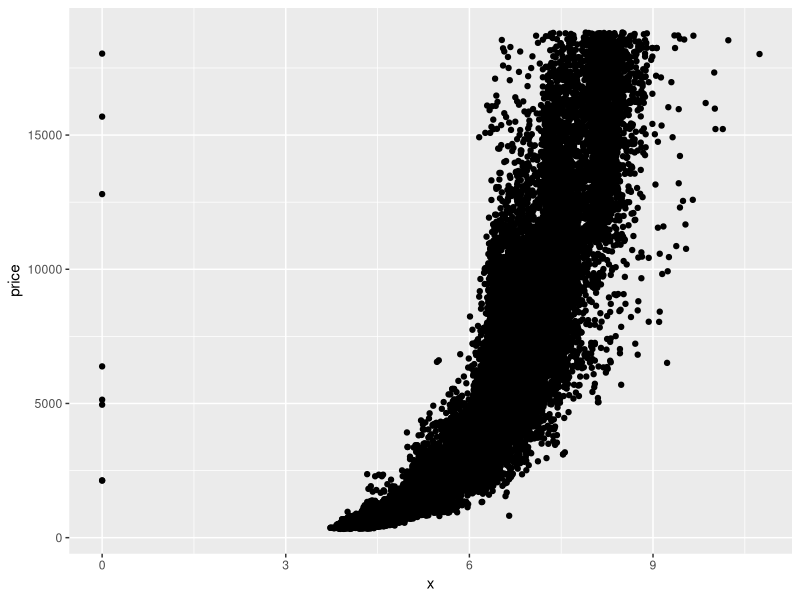
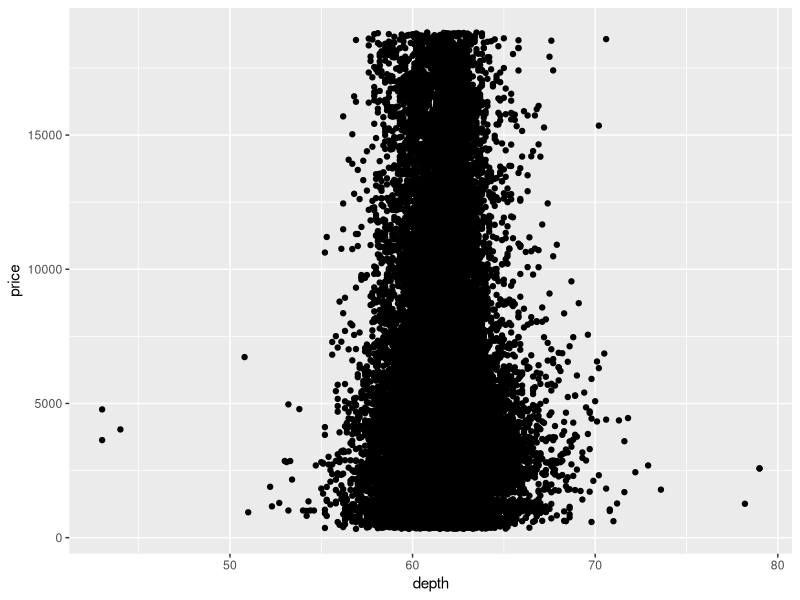
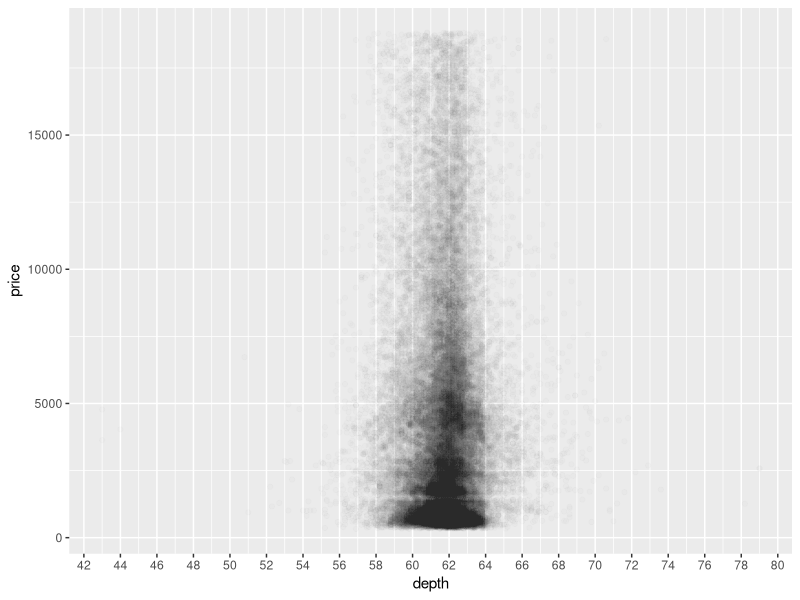
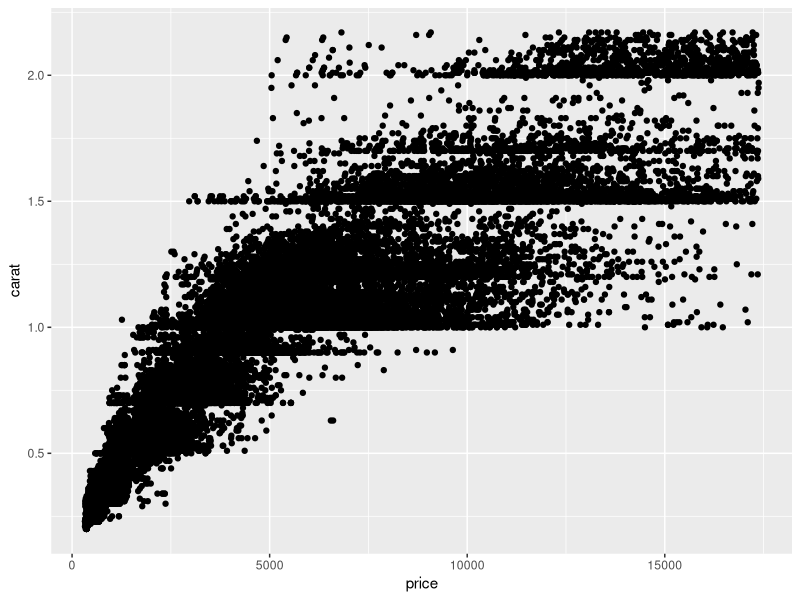
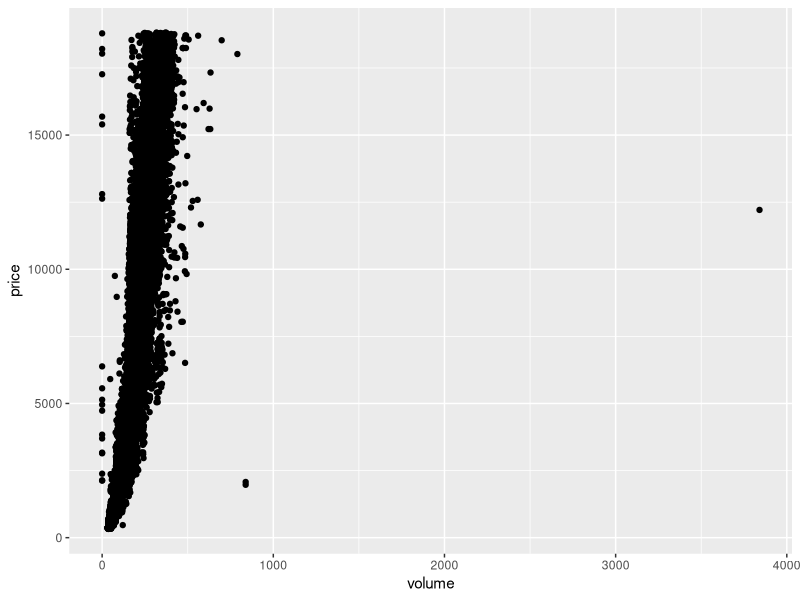
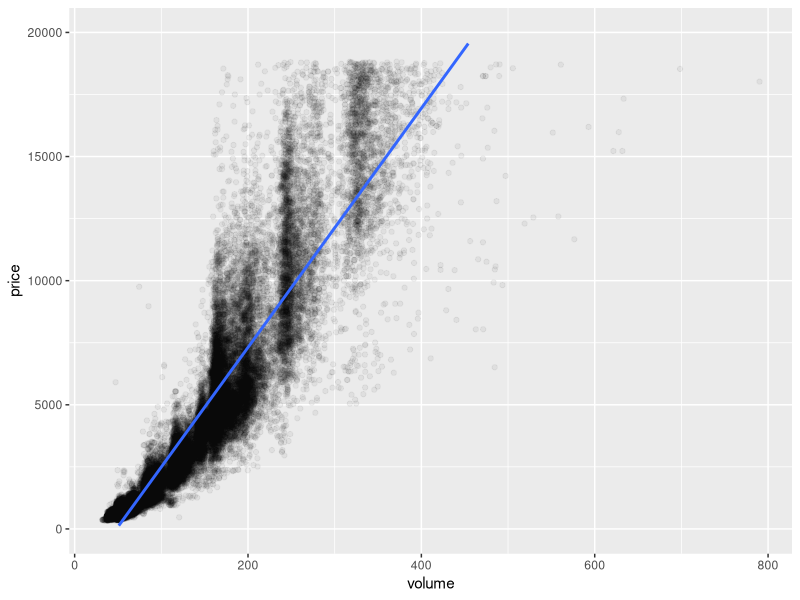

These charts were generated, in order, by the following R code: (Note: this script raises an error after producing the figures.)
# Problem Set 2
# Two variable analysis

library(ggplot2)
data("diamonds")

# Problem 1 create a scatterplot of price vs x.
ggplot(aes(x, price), data = diamonds) + 
  geom_point()

# Problem 2, observations about the problem 1 plot
# most of the data lies between x = 3 and x = 9,
# there are some points with missing x values
# the relationship seems exponential

# problem 3
cor.test(diamonds$price, diamonds$x)
cor.test(diamonds$price, diamonds$y)
cor.test(diamonds$price, diamonds$z)

# problem 4, plot depth vs price
ggplot(aes(depth, price), data = diamonds) + 
  geom_point()

# problem 5, adjust the transparency to 1/100 and the x axis to every 2
ggplot(aes(depth, price), data = diamonds) + 
  geom_point(alpha = 1/100) +
  scale_x_continuous(breaks = seq(0, 80, 2))

# Problem 6, what is the typical range for the depth of a particle
# 59 - 60

# problem 7
cor.test(diamonds$depth, diamonds$price)
# You wouldn't use this to predict the price of a diamond because the value is close to zero

# Problem 8
# Create a scatterplot of price vs carat
# and omit the top 1% of price and carat
# values.
ggplot(aes(price, carat), data = diamonds[diamonds$price < quantile(diamonds$price, 0.99) &
                                            diamonds$carat < quantile(diamonds$carat, 0.99),]) + 
  geom_point() 
  
# Problem 9
# create a new variable in diamonds called volume and plot it vs price
diamonds$volume <- with(diamonds, x*y*z)
ggplot(aes(volume, price), data = diamonds) +
  geom_point()

# Problem 10
# Observations from price vs volume scatter plot
# the plot is exponential, similar to size. There is one volume outlier near 3700 volume

# Problem 11
# calculate the correlation of price vs volume, not including volume 0 or greater than 800
d.vol_sub <- subset(diamonds, diamonds$volume != 0 &
                      diamonds$volume < 800)

with(d.vol_sub,
     cor.test(price, volume))

# Problem 12
# Improving the price/volume plot
ggplot(aes(volume, price), data = d.vol_sub) +
  geom_point(alpha = 1/20) + 
  geom_smooth(method = 'lm') + 
  ylim(0, 20000)

# Problem 13
# Use the function dplyr package
# to create a new data frame containing
# info on diamonds by clarity.

# Name the data frame diamondsByClarity

# The data frame should contain the following
# variables in this order.

#       (1) mean_price
#       (2) median_price
#       (3) min_price
#       (4) max_price
#       (5) n

# where n is the number of diamonds in each
# level of clarity.

diamondsByClarity <- diamonds %>%
  group_by(clarity) %>%
  summarise(mean_price = mean(price),
            median_price = median(price),
            min_price = min(price),
            max_price = max(price),
            n = n()) %>%
  arrange(clarity)
            
# Problem 14
# We’ve created summary data frames with the mean price
# by clarity and color. You can run the code in R to
# verify what data is in the variables diamonds_mp_by_clarity
# and diamonds_mp_by_color.

# Your task is to write additional code to create two bar plots
# on one output image using the grid.arrange() function from the package
# gridExtra.
diamonds_by_clarity <- group_by(diamonds, clarity)
diamonds_mp_by_clarity <- summarise(diamonds_by_clarity, mean_price = mean(price))

diamonds_by_color <- group_by(diamonds, color)
diamonds_mp_by_color <- summarise(diamonds_by_color, mean_price = mean(price))

p1 <- ggplot(aes(clarity, mean_price), data = diamonds_mp_by_clarity) + 
  geom_col()

p2 <- ggplot(aes(color, mean_price), data = diamonds_mp_by_color) + 
  geom_col()

library(gridExtra)
grid.arrange(p1, p2) 





